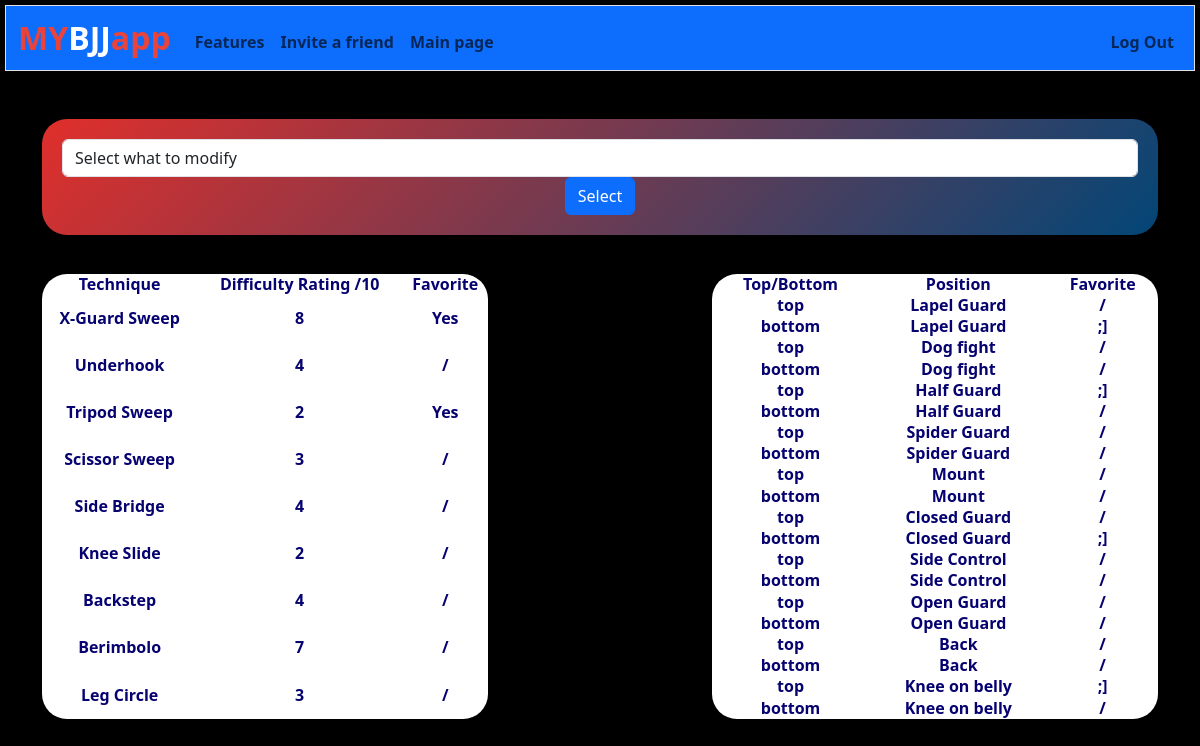
Page /modify (signed in) on the committed database.
### tables this page shows
CREATE TABLE techniques (pos_id1 INTEGER, name TEXT, pos_id2 INTEGER, difficulty INTEGER, favorite TEXT, userid INTEGER);

CREATE TABLE positions (
    name TEXT,
    userid INTEGER,
    b_t TEXT,
    favorite TEXT,
    pos_id INTEGER PRIMARY KEY AUTOINCREMENT
);

### app.py (the view, shortened to what this page needs)
@app.route("/modify", methods=["GET", "POST"])
@login_required
def modify():
    rows1 = db.execute("SELECT * FROM positions WHERE userid = :id", id=session["user_id"])
    rows2 = db.execute("SELECT * FROM techniques WHERE userid = :id", id=session["user_id"])
    if request.method == "GET":
        return render_template("modify.html", rows1=rows1, rows2=rows2)

### app.py (called while the page is built)
@app.after_request
def after_request(response):
    response.headers["Cache-Control"] = "no-cache, no-store, must-revalidate"
    response.headers["Expires"] = 0
    response.headers["Pragma"] = "no-cache"
    return response

### helper.py (called while the page is built)
def login_required(f):
    @wraps(f)
    def decorated_function(*args, **kwargs):
        if session.get("user_id") is None:
            return redirect("/login")
        return f(*args, **kwargs)
    return decorated_function

### templates/modify.html (shortened to what this page needs)
{% extends "layout.html" %}
{% block main %}
    <form action="/modify" method="post" class="contained2">
        <select class="form-control" name="modify" type="text">
            <option value="" disabled selected>Select what to modify</option>
        </select>
        <button class="btn btn-primary" type="submit">Select</button>
    </form>
    <br><br>
    <div class="flexbox-container">
        <table class="table1">
            <thead>
                <tr>
                    <th scope="col">Technique</th>
                    <th scope="col">Difficulty Rating /10</th>
                    <th scope="col">Favorite</th>
                </tr>
            </thead>
            <tbody>
                {% for row in rows2 %}
                    <tr>
                        <td>{{ row['name'] }}</td>
                        <td>{{ row['difficulty'] }}</td>
                        <td>{{ row['favorite'] }}</td>
                        </tr>
                {% endfor %}
            </tbody>
        </table>
        <table class="table2">
            <thead>
                <tr>
                    <th scope="col">Top/Bottom</th>
                    <th scope="col">Position</th>
                    <th scope="col">Favorite</th>
                </tr>
            </thead>
            <tbody>
                {% for row in rows1 %}
                    <tr>
                        <td>{{ row['b_t'] }}</td>
                        <td>{{ row['name'] }}</td>
                        <td>{{ row['favorite'] }}</td>
                    </tr>
                {% endfor %}
            </tbody>
        </table>
    </div>
{% endblock %}

### templates/layout.html (shortened to what this page needs)
<!DOCTYPE html>
<html lang="en">
<head>
    <link href="https://cdn.jsdelivr.net/npm/bootstrap@5.3.3/dist/css/bootstrap.min.css" rel="stylesheet">
    <link href="/static/styles.css" rel="stylesheet">
</head>
<body class="box">
    <nav class="bg-primary border navbar navbar-expand-md navbar-light">
        <div class="container-fluid">
            <a class="navbar-brand" href="/"><span class="blue">MY</span><span class="red">BJJ</span><span class="blue">app</span></a>
            <div class="collapse navbar-collapse" id="navbar" style="color: #ffffff;">
                {% if session["user_id"] %}
                    <ul class="navbar-nav me-auto mt-2">
                            <li class="nav-item"><a class="nav-link" href="/features">Features</a></li>
                            <li class="nav-item"><a class="nav-link" href="/invite">Invite a friend</a></li>
                            <li class="nav-item"><a class="nav-link" href="/">Main page</a></li>
                    </ul>
                    <ul class="navbar-nav ms-auto mt-2">
                            <li class="nav-item"><a class="nav-link" href="/logout">Log Out</a></li>
                    </ul>
                {% else %}
                    <ul class="navbar-nav ms-auto mt-2">
                        <li class="nav-item"><a class="nav-link" href="/register">Register</a></li>
                        <li class="nav-item"><a class="nav-link" href="/login">Log In</a></li>
                    </ul>
                {% endif %}
            </div>
        </div>
    </nav>
    <main class="container py-5 text-center">
        {% block main %}{% endblock %}
    </main>
</body>
</html>

### static/styles.css (style rules this page uses)
nav .navbar-brand { font-size: xx-large; }
nav .navbar-brand .blue { color: #ea433b; }
nav .navbar-brand .red { color: #fefefe; }
body { height: 100vh; font-weight: 600; line-height: 1.2; margin: 0; background: #000000; background-size: cover; background-attachment: fixed; }
.box { border: 5px solid #000; border-radius: 10px; background-image: url(/static/GBfight.jpg); background-size: cover; color: #060270; font-size: 1rem; }
.flexbox-container { display: flex; flex-direction: row; justify-content: space-between; }
.contained2 { align-content: center; border-radius: 25px; padding: 20px; background: linear-gradient(135deg, #E02F2B, #024677); }
.table1 { border-radius: 25px; padding: 25px; width: 40%; background-color: #ffffff; }
.table2 { border-radius: 25px; padding: 25px; width: 40%; background-color: #ffffff; }

### rows in the picture
techniques: name "X-Guard Sweep", difficulty "8", favorite "Yes"
techniques: name "Underhook", difficulty "4", favorite "/"
techniques: name "Tripod Sweep", difficulty "2", favorite "Yes"
techniques: name "Scissor Sweep", difficulty "3", favorite "/"
techniques: name "Side Bridge", difficulty "4", favorite "/"
techniques: name "Knee Slide", difficulty "2", favorite "/"
techniques: name "Backstep", difficulty "4", favorite "/"
techniques: name "Berimbolo", difficulty "7", favorite "/"
techniques: name "Leg Circle", difficulty "3", favorite "/"
positions: b_t "top", name "Lapel Guard", favorite "/"
positions: b_t "bottom", name "Lapel Guard", favorite ";]"
positions: b_t "top", name "Dog fight", favorite "/"
positions: b_t "bottom", name "Dog fight", favorite "/"
positions: b_t "top", name "Half Guard", favorite ";]"
positions: b_t "bottom", name "Half Guard", favorite "/"
positions: b_t "top", name "Spider Guard", favorite "/"
positions: b_t "bottom", name "Spider Guard", favorite "/"
positions: b_t "top", name "Mount", favorite "/"
positions: b_t "bottom", name "Mount", favorite "/"
positions: b_t "top", name "Closed Guard", favorite "/"
positions: b_t "bottom", name "Closed Guard", favorite ";]"
positions: b_t "top", name "Side Control", favorite "/"
positions: b_t "bottom", name "Side Control", favorite "/"
positions: b_t "top", name "Open Guard", favorite "/"
positions: b_t "bottom", name "Open Guard", favorite "/"
positions: b_t "top", name "Back", favorite "/"
positions: b_t "bottom", name "Back", favorite "/"
positions: b_t "top", name "Knee on belly", favorite ";]"
positions: b_t "bottom", name "Knee on belly", favorite "/"
